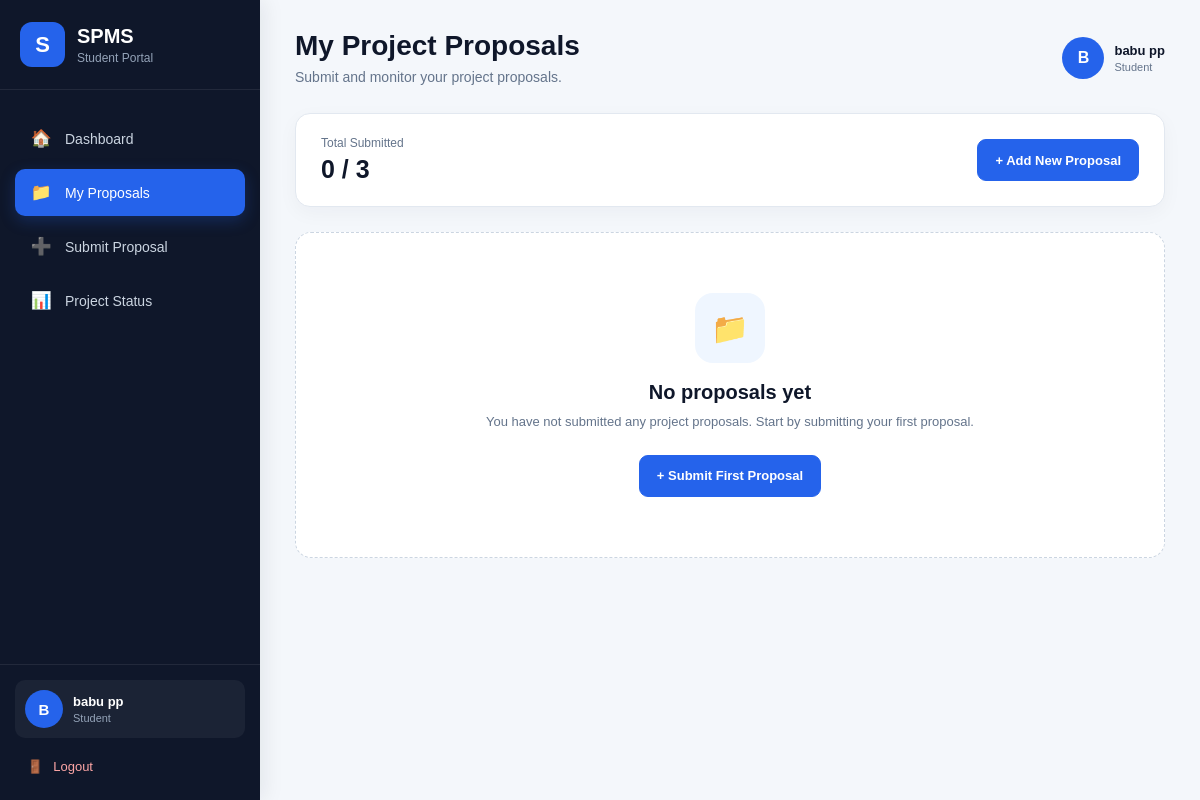
The app's page /student/proposals/ (signed in), older data.
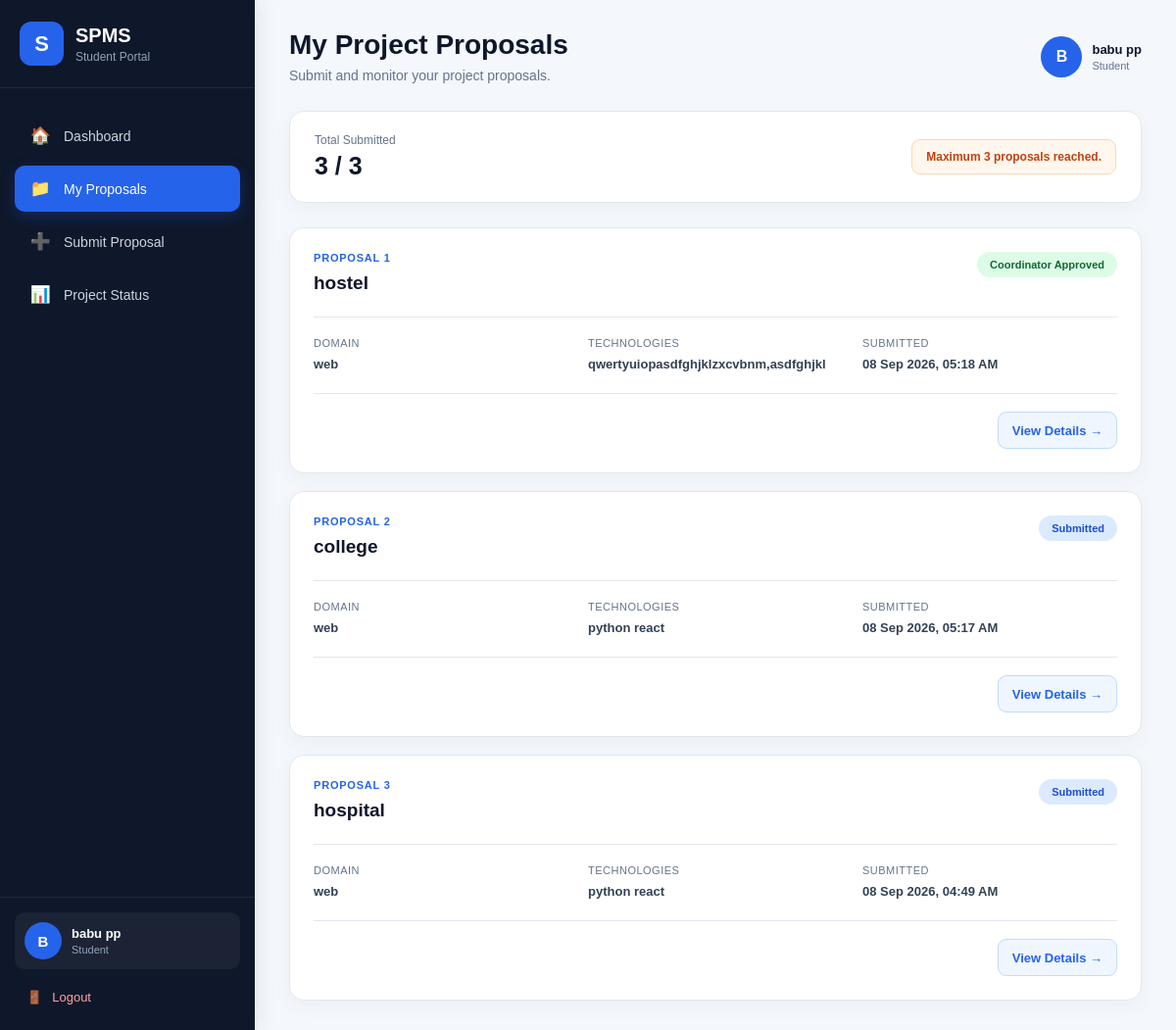
The same page, newer data.
### projects/models.py (models this page shows, shortened)
class ProjectProposal(models.Model):
    STATUS_CHOICES = [
        ("SUBMITTED", "Submitted"),
        ("EXPERT_ASSIGNED", "Expert Assigned"),
        ("CHANGES_REQUESTED", "Changes Requested"),
        ("EXPERT_APPROVED", "Expert Approved"),
        ("COORDINATOR_APPROVED", "Coordinator Approved"),
        ("GUIDE_ASSIGNED", "Guide Assigned"),
        ("GUIDE_REJECTED", "Guide Rejected"),
        ("IN_PROGRESS", "In Progress"),
        ("COMPLETED", "Completed"),
    ]
    student = models.ForeignKey(
        settings.AUTH_USER_MODEL,
        on_delete=models.CASCADE,
        related_name="project_proposals",
        limit_choices_to={"role": "STUDENT"},
    )
    title = models.CharField(max_length=255)
    abstract = models.TextField(blank=True)
    domain = models.CharField(
        max_length=255,
        blank=True
    )
    technologies = models.TextField(
        blank=True
    )
    description = models.TextField(
        blank=True
    )
    proposal_document = models.FileField(
        upload_to="proposals/",
        blank=True,
        null=True
    )
    expert_comments = models.TextField(
        blank=True,
        null=True
    )
    status = models.CharField(
        max_length=30,
        choices=STATUS_CHOICES,
        default="SUBMITTED"
    )
    submitted_at = models.DateTimeField(
        auto_now_add=True
    )
    updated_at = models.DateTimeField(
        auto_now=True
    )
    domain_expert = models.ForeignKey(
        settings.AUTH_USER_MODEL,
        on_delete=models.SET_NULL,
        null=True,
        blank=True,
        related_name="expert_proposals",
        limit_choices_to={"role": "EXPERT"},
    )
    guide = models.ForeignKey(
        settings.AUTH_USER_MODEL,
        on_delete=models.SET_NULL,
        null=True,
        blank=True,
        related_name="guided_proposals",
        limit_choices_to={"role": "GUIDE"},
    )
    guide_rejection_reason = models.TextField(
        blank=True,
        null=True
    )
    guide_rejected_at = models.DateTimeField(
        blank=True,
        null=True
    )

### accounts/views.py (the view)
@login_required
def student_proposals(request):
    if request.user.is_superuser:
        return redirect(
            "accounts:coordinator_dashboard"
        )
    if request.user.role != "STUDENT":
        return redirect(
            "accounts:dashboard"
        )
    proposals = (
        ProjectProposal.objects
        .filter(
            student=request.user
        )
        .order_by("-id")
    )
    proposal_count = proposals.count()
    context = {
        "proposals": proposals,
        "proposal_count": proposal_count,
    }
    return render(
        request,
        "student/proposals.html",
        context
    )

### templates/student/proposals.html (shortened to what the changed rows need)
{% extends "base.html" %}
{% block content %}
<div class="spms-layout">
    <aside class="spms-sidebar">
        <div class="sidebar-brand">
            <div>
                <h2>
                    SPMS
                </h2>
            </div>
        </div>
    </aside>
    <main class="spms-main">
        <header class="topbar">
            <div>
                <h1>
                    My Project Proposals
                </h1>
            </div>
        </header>
        <div class="proposal-summary-card">
            <div>
                <span>
                    Total Submitted
                </span>
                <h2>
                    {{ proposal_count|default:"0" }} / 3
                </h2>
            </div>
            {% if proposal_count < 3 %}
                <a href="{% url 'accounts:add_proposal' %}"
                   class="primary-button">
                    + Add New Proposal
                </a>
            {% else %}
                <div class="limit-message">
                    Maximum 3 proposals reached.
                </div>
            {% endif %}
        </div>
        <section class="proposal-list">
            {% for proposal in proposals %}
                <div class="proposal-card">
                    <div class="proposal-card-header">
                        <div>
                            <span class="proposal-number">
                                Proposal {{ forloop.counter }}
                            </span>
                            <h2>
                                {{ proposal.title }}
                            </h2>
                        </div>
                        <span class="status-badge status-{{ proposal.status|lower }}">
                            {{ proposal.get_status_display }}
                        </span>
                    </div>
                    <div class="proposal-info">
                        <div>
                            <span>
                                Domain
                            </span>
                            <strong>
                                {{ proposal.domain }}
                            </strong>
                        </div>
                        <div>
                            <span>
                                Technologies
                            </span>
                            <strong>
                                {{ proposal.technologies }}
                            </strong>
                        </div>
                        <div>
                            <span>
                                Submitted
                            </span>
                            <strong>
                                {{ proposal.submitted_at|date:"d M Y, h:i A" }}
                            </strong>
                        </div>
                    </div>
                    <div class="proposal-card-footer">
                        <a href="{% url 'accounts:proposal_detail' proposal.id %}"
                           class="view-button">
                            View Details →
                        </a>
                    </div>
                </div>
            {% empty %}
                <div class="empty-state">
                    <div class="empty-icon">
                        📁
                    </div>
                    <h2>
                        No proposals yet
                    </h2>
                    <p>
                        You have not submitted any project proposals.
                        Start by submitting your first proposal.
                    </p>
                    <a href="{% url 'accounts:add_proposal' %}"
                       class="primary-button">
                        + Submit First Proposal
                    </a>
                </div>
            {% endfor %}
        </section>
    </main>
</div>
{% endblock %}

Row changes from the older to the newer data that the page shows:
added ProjectProposal: title "hostel", status "Coordinator Approved", domain "web", technologies "qwertyuiopasdfghjklzxcvbnm,asdfghjkl", submitted_at "08 Sep 2026, 05:18 AM"
added ProjectProposal: title "college", status "Submitted", domain "web", technologies "python react", submitted_at "08 Sep 2026, 05:17 AM"
added ProjectProposal: title "hospital", status "Submitted", domain "web", technologies "python react", submitted_at "08 Sep 2026, 04:49 AM"
Text that changed along with them:
{{ proposal_count|default:"0" }}: "0" → "3"
text no longer shown: "+ Add New Proposal 📁 No proposals yet You have not submitted any project proposals. Start by submitting your first proposal. + Submit First Proposal"
text now shown: "Maximum 3 proposals reached."
